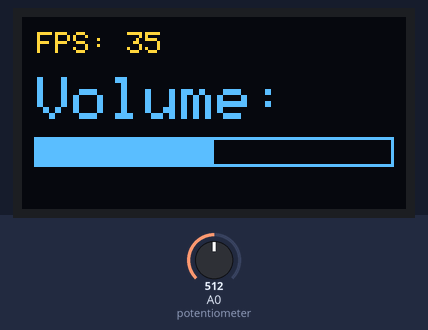
Simulated run of this sketch. Board: Arduino Uno, built with avr-gcc and run on an emulated ATmega328P. Shown: 128×64 one-colour display. The test bench sets the inputs (shaded band); at power-on: A0 (potentiometer) = 512. The OLED is the two-colour kind (top 16 rows yellow).

Above: at 1.2 s.
1.3 s: A0 (potentiometer) set to 716
At 3.2 s:
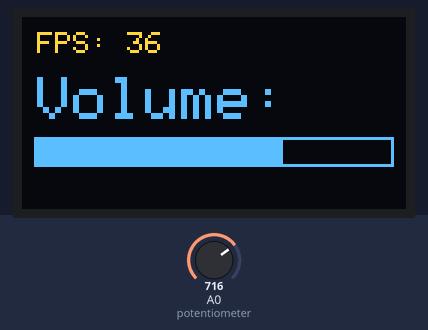
3.5 s: A0 (potentiometer) set to 900
At 4.7 s:
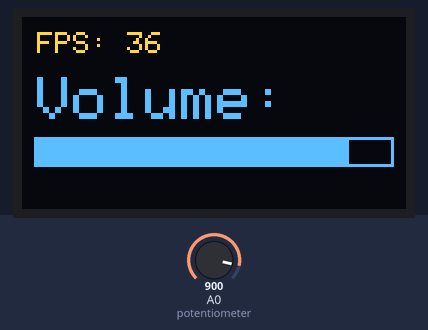
5.0 s: A0 (potentiometer) set to 1010
At 6.4 s:
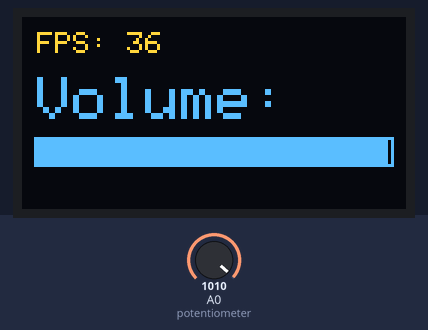
Timing chart, 0 to 8.0 s (numbered marks = the images above; inputs shaded):
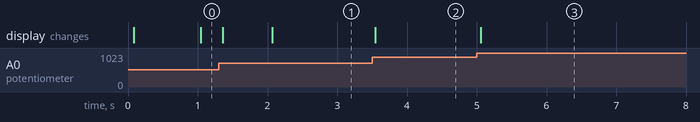

The sketch:

Day_4.ino
```cpp
#include <Wire.h>
#include <Adafruit_GFX.h>
#include <Adafruit_SSD1306.h>

Adafruit_SSD1306 display(128, 64, &Wire, -1);

unsigned long lastFpsCalc = 0;
int frames = 0;
int fps = 0;

void setup() {
  Serial.begin(9600);

  // check if the screen is connected at address 0x3C
  if (!display.begin(SSD1306_SWITCHCAPVCC, 0x3C)) {
    Serial.println("OLED not found");
    while (true); // stop here if the screen isn't found
  }
  display.clearDisplay();
  display.display();
}

void loop() {
  int raw = analogRead(A0);           // read the potentiometer value (0 to 1023)

  // scale the pot reading to fit inside the 120-pixel bar width
  long result = map(raw, 0, 1023, 0, 120);

  display.clearDisplay();

  // draw the empty bar outline and the filled volume bar
  display.drawRect(4, 40, 120, 10, WHITE);
  display.fillRect(4, 40, result, 10, WHITE);

  frames++; // count this frame

  // calculate FPS once every second using millis
  unsigned long now = millis();
  if (now - lastFpsCalc >= 1000) {
    fps = frames;
    frames = 0;
    lastFpsCalc = now;
  }

  // draw the FPS counter in the top-left corner
  display.setTextSize(1);
  display.setTextColor(WHITE);
  display.setCursor(5, 5);
  display.print("FPS: ");
  display.println(fps);

  // draw the volume label above the bar
  display.setTextSize(2);
  display.setTextColor(WHITE);
  display.setCursor(5, 20);
  display.println("Volume:");

  // push everything from memory to the physical screen all at once
  display.display();
}
```

Measured:
- after the input at 1.3 s, the display: first changes after 0.06 s (image 1 shows a later state)
- after the input at 3.5 s, the display: changes at once (image 2)
- after the input at 5.0 s, the display: changes after 0.05 s (image 3)
